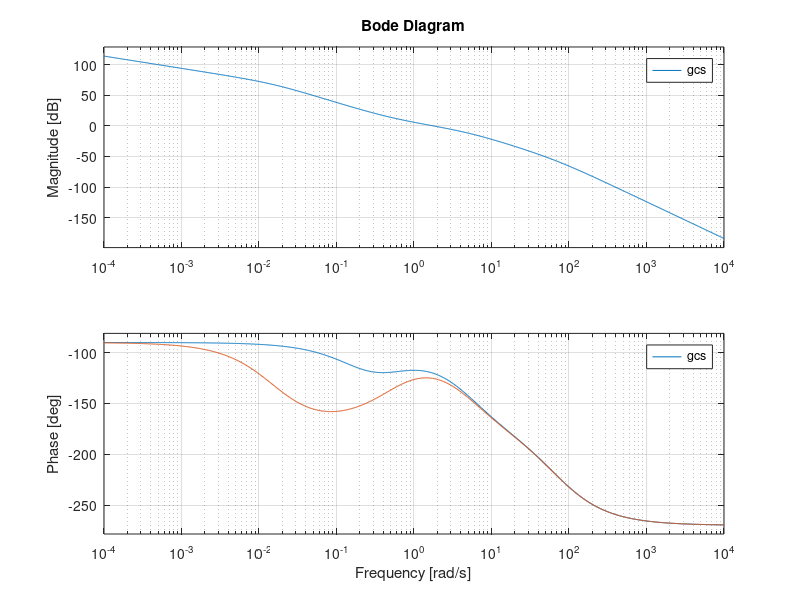

This chart was generated by the following MATLAB code:
clc
clear all

K = 7000
pm_req = 45
tol = 15

n = K * [1 0.5]
d = [1 75.2 365 70 0]

g_uncompensated = tf(n, d)
omega = logspace(-4, 4, 1000)
[mag, phase] = bode(g_uncompensated, omega)
mag = 20*log10(mag)
phase_req = -180 + pm_req + tol

i = 1
while phase(i) >= phase_req
    i = i+1
end
w_gc = omega(i)
T = 10/w_gc

m_gc = mag(i)
b = 10 ^ (m_gc/20)

nc = [T 1]
dc = [b*T 1]

gc = tf(nc, dc)

ncs = conv(n, [T 1])
dcs = conv(d, [b*T 1])

gcs = tf(ncs, dcs)
bode(g_uncompensated, omega)
hold
bode(gcs, omega)